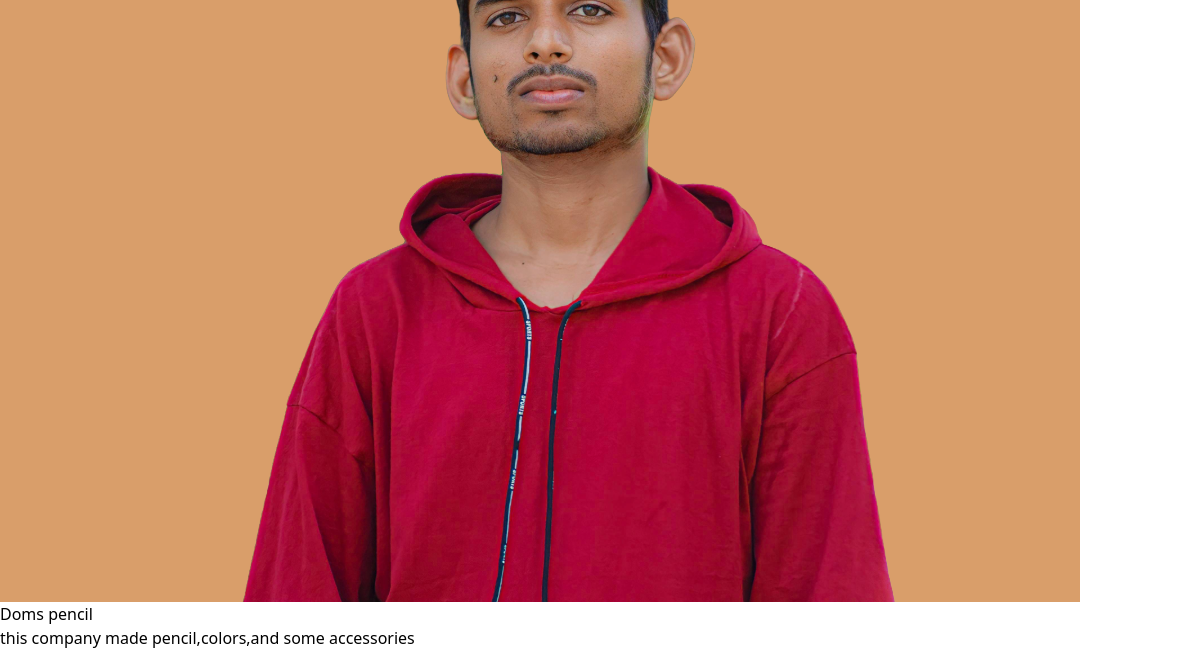
Before: /Pen/ (lower part) with the older database file.
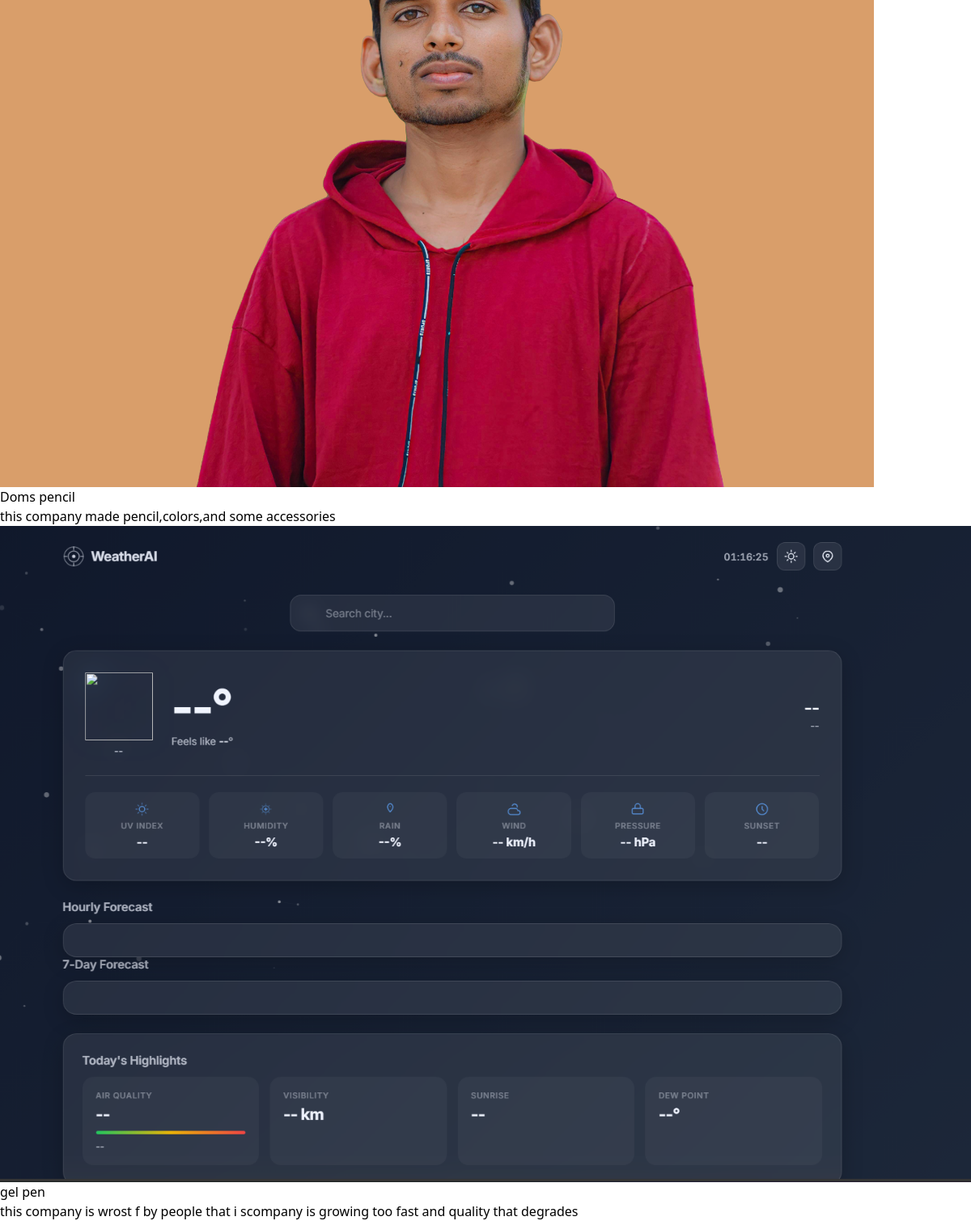
After: the same page with the newer database file.
### Pen/models.py (models this page shows)
class Penvarity(models.Model):
    PEN_TYPE_CHOICE =[
        ('lg','linc-glyser'),
        ('bl','Ball-pen'),
        ('dm','Doms'),
    ]
    name = models.CharField(max_length=100)
    image = models.ImageField(upload_to='pens/')
    dtae_added = models.DateTimeField(default=timezone.now)
    type=models.CharField(max_length=2,choices=PEN_TYPE_CHOICE)
    company=models.TextField(default='')

### Pen/views.py (the view)
# urls.py: path('',views.info,name='info'),
def info(request):
    pens=Penvarity.objects.all() # fetch all data in database
    return render(request,'Pen/info.html',{'pens':pens})

### Pen/templates/Pen/info.html (shortened to what this page needs)
{% extends "layouts.html" %}
{% block content %}
{% for pen in pens  %}
<div class='pen-item'>
<img src="{{pen.image.url}}" alt="">
<h3>{{pen.name}}</h3>
</div>
<h1>{{pen.company}}</h1>
{% endfor %}
{% endblock %}

### templates/layouts.html (shortened to what this page needs)
{% load static %}
{% load tailwind_tags %}
<!DOCTYPE html>
<html lang="en">
<head>
    {% tailwind_css %}
</head>
<body>
{% block content %}{% endblock %}
</body>
</html>

Changed rows visible on the page:
added Penvarity: image (picture), name "gel pen", company "this company is wrost f by people that i scompany is growing too fast and quality that degrades"
